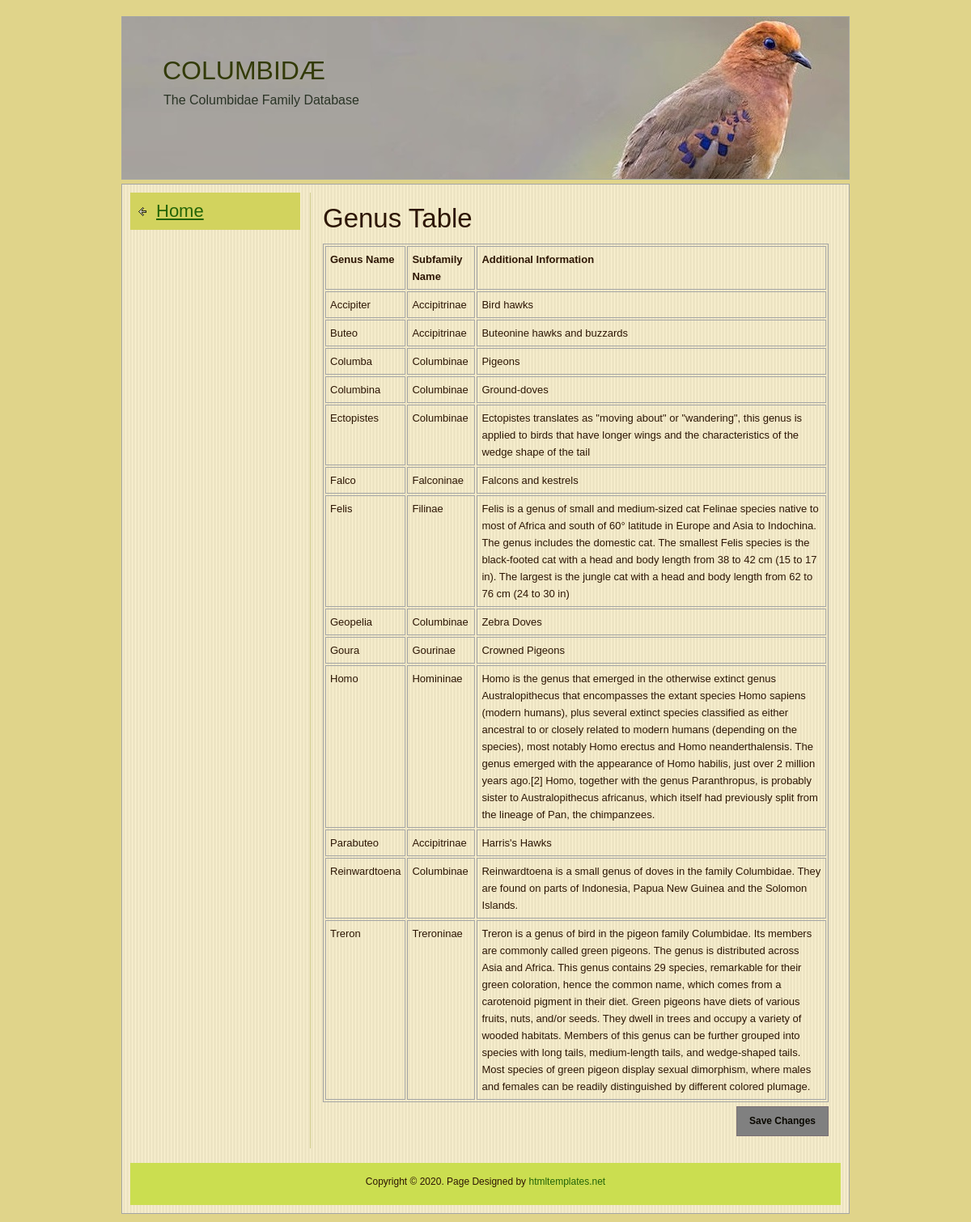
/tables/genus.php, run on the app's committed database.
### tables this page shows
CREATE TABLE `genus` (
  `GenusName` varchar(50) NOT NULL,
  `SubFamilyName` varchar(50) DEFAULT NULL,
  `Description` varchar(1000) DEFAULT NULL,
  PRIMARY KEY (`GenusName`),
  KEY `GENUS_ibfk_1` (`SubFamilyName`),
  CONSTRAINT `GENUS_ibfk_1` FOREIGN KEY (`SubFamilyName`) REFERENCES `subfamily` (`SubFamilyName`) ON DELETE CASCADE ON UPDATE CASCADE
);

### tables/genus.php (the view, shortened to what this page needs)
<!DOCTYPE html>
<html>
<head>
<link href="../css/style.css" rel="stylesheet" type="text/css">
</head>
<body>
<div id="wrapper">
  <div id="header">
    <div class="top_banner">
      <h1>COLUMBIDÆ</h1>
      <p>The Columbidae Family Database</p>
    </div>
  </div>
  <div id="page_content">
    <div class="left_side_bar back_nav">
      <div class="col_1">
        <h1><a href="../home.php">Home</a></h1>
      </div>
    </div>
    <div class="right_section">
    <?php
      $DB_HOST = $_ENV["DB_HOST"];
      $DB_USERNAME = $_ENV["DB_USERNAME"];
      $DB_PASSWORD = $_ENV["DB_PASSWORD"];
      $DB_DBNAME = $_ENV["DB_DBNAME"];
      $DB_PORT = $_ENV["DB_PORT"];
      $link=mysqli_connect($DB_HOST, $DB_USERNAME, $DB_PASSWORD, $DB_DBNAME, $DB_PORT)
        or die(header("Location: ../error.php"));
      $query = "SELECT * FROM GENUS";
      $result = mysqli_query($link, $query)
        or die("<br><b>Query failed</b>");
      echo"<h1>Genus Table</h1><nl>";
      echo "<blockquote contenteditable=true>";
      echo "<table>\n";
      echo "<td><b>Genus Name</b></td><td><b>Subfamily Name</b></td><td><b>Additional Information</b></td>";
      while ($line = mysqli_fetch_array($result, MYSQLI_ASSOC))
      {
        echo "\t<tr>\n";
        foreach ($line as $col_value)
        {
          echo "\t\t<td>$col_value</td>\n";
        }
        echo "\t</tr>\n";
      }
      echo "</table>\n";
      echo "</blockquote>";
      ?>
      <p><a onclick="updateTable()" class="btn" id="saveBtn">Save Changes</a></p>
    </div>
    <div id="footer">Copyright &copy; 2020. Page Designed by <a href="http://www.htmltemplates.net" target="_blank">htmltemplates.net</a><br>
    </div>
  </div>
</div>
</body></html>

### css/style.css (style rules this page uses)
html, body, div, span, applet, object, iframe, h1, h2, h3, h4, h5, h6, p, blockquote, pre, a, abbr, acronym, address, big, cite, code, del, dfn, em, font, img, ins, kbd, q, s, samp, small, strike, strong, sub, sup, tt, var, b, u, i, center, dl, dt, dd, ol, ul, li, fieldset, form, label, legend, table, caption, tbody, tfoot, thead, tr, th, td, hr, button { margin:0; padding:0; border:0; outline:0; font-size:100%; vertical-align:baseline; background:none; }
h1, h2, h3, h4, h5, h6, li { line-height:100%; }
blockquote, q { quotes:none; }
body { margin:0px; padding:0px; font-size:13px; line-height:21px; color:#2d1604; background-color:#e0d48a; font-family:Arial, Helvetica, sans-serif; }
h1, h2, h3, h4, h5, h6 { font-weight:normal; }
h1 { font-size:33px; margin-bottom:15px; }
a { color: #236407;text-decoration: underline; }
table,th,td { border:1px solid #a4a5a5; }
tr { margin:0 0 5px 0;padding:3px; }
td { padding:5px;margin:0 1px; }
#wrapper { width:900px; margin:0 auto; padding:20px 0 10px 0; }
#header { padding:0px 0px 5px; }
#header .top_banner { background:url(../images/blue_eyed_dove.jpg) no-repeat left top; height:150px; padding:50px 35px 0 50px; border:#a4a5a5 solid 1px; }
#header h1 { font-size:32px; color:#323A07; margin:0px; padding:0px 0px 10px; }
#header p { font-size:16px; margin-left:1px; color:#293325; }
#page_content { padding:10px; background:url(../images/body.jpg) repeat; border:#a4a5a5 solid 1px; }
#page_content .right_section { width:625px; float:right; padding:15px; border-left:#d4d093 solid 1px; }
a.btn { color:#0a0800; font-size:12px; text-decoration:none; padding:7px 15px 7px 15px; font-weight:bold; display:inline-block; border:#7a6f73 solid 1px; background-color:#bdd92c; }
.left_side_bar { width:210px; float:left; }
.left_side_bar h1 { font-size:22px; padding:12px 0 12px 32px; margin-bottom:5px; color:#1b0400; background:url(../images/arrow.png)#d2d35e no-repeat 10px center; }
.back_nav h1 { font-size:22px; padding:12px 0 12px 32px; margin-bottom:5px; color:#1b0400; background:url(../images/back_arrow.png)#d2d35e no-repeat 10px center; }
.left_side_bar .col_1 { padding:0px 0 20px 0; }
#footer { clear:both; margin-top:18px; padding:15px 0 12px 0; height:25px; text-align:center; font-family:Verdana, Geneva, sans-serif; font-size:12px; line-height:17px; background: #cbde50; }
#footer a { color: #236407; text-decoration:none; }
#saveBtn { margin-top: 5px; float: right; cursor: default; background-color: grey; }

### data on the page
genus: GenusName "Accipiter", SubFamilyName "Accipitrinae", Description "Bird hawks"
genus: GenusName "Buteo", SubFamilyName "Accipitrinae", Description "Buteonine hawks and buzzards"
genus: GenusName "Columba", SubFamilyName "Columbinae", Description "Pigeons"
genus: GenusName "Columbina", SubFamilyName "Columbinae", Description "Ground-doves"
genus: GenusName "Ectopistes", SubFamilyName "Columbinae", Description "Ectopistes translates as \"moving about\" or \"wandering\", this genus is applied to birds that have longer wings and the characteristics of the wedge shape of the tail"
genus: GenusName "Falco", SubFamilyName "Falconinae", Description "Falcons and kestrels"
genus: GenusName "Felis", SubFamilyName "Filinae", Description "Felis is a genus of small and medium-sized cat Felinae species native to most of Africa and south of 60° latitude in Europe and Asia to Indochina. The genus includes the domestic cat. The smallest Felis species is the black-footed cat with a head and body length from 38 to 42 cm (15 to 17 in). The largest is the jungle cat with a head and body length from 62 to 76 cm (24 to 30 in)"
genus: GenusName "Geopelia", SubFamilyName "Columbinae", Description "Zebra Doves"
genus: GenusName "Goura", SubFamilyName "Gourinae", Description "Crowned Pigeons"
genus: GenusName "Homo", SubFamilyName "Homininae", Description "Homo is the genus that emerged in the otherwise extinct genus Australopithecus that encompasses the extant species Homo sapiens (modern humans), plus several extinct species classified as either ancestral to or closely related to modern humans (depending on the species), most notably Homo erectus and Homo neanderthalensis. The genus emerged with the appearance of Homo habilis, just over 2 million years ago.[2] Homo, together with the genus Paranthropus, is probably sister to Australopithecus africanus, which itself had previously split from the lineage of Pan, the chimpanzees."
genus: GenusName "Parabuteo", SubFamilyName "Accipitrinae", Description "Harris's Hawks"
genus: GenusName "Reinwardtoena", SubFamilyName "Columbinae", Description "Reinwardtoena is a small genus of doves in the family Columbidae. They are found on parts of Indonesia, Papua New Guinea and the Solomon Islands."
genus: GenusName "Treron", SubFamilyName "Treroninae", Description "Treron is a genus of bird in the pigeon family Columbidae. Its members are commonly called green pigeons. The genus is distributed across Asia and Africa. This genus contains 29 species, remarkable for their green coloration, hence the common name, which comes from a carotenoid pigment in their diet. Green pigeons have diets of various fruits, nuts, and/or seeds. They dwell in trees and occupy a variety of wooded habitats. Members of this genus can be further grouped into species with long tails, medium-length tails, and wedge-shaped tails. Most species of green pigeon display sexual dimorphism, where males and females can be readily distinguished by different colored plumage."
